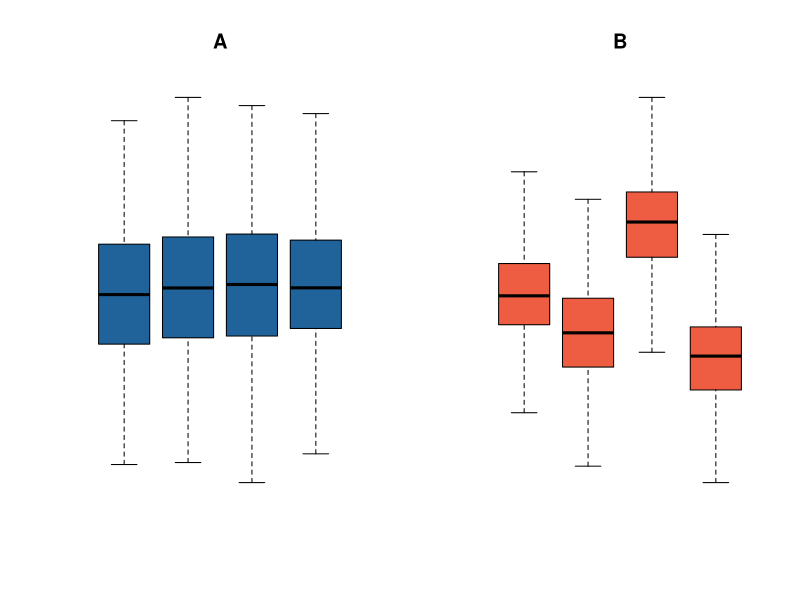

The R source for this figure:
#**ALT=Two groups of box plots. Group A has little variation between box plots; group B has significant variation between box plots.**#
#**HIDE_INPUT**#
library(repr)
options(repr.plot.width = 7, repr.plot.height=4)
par(mfrow = c(1, 2))

n <- 500

A <- rnorm(n, 0, 5)
B <- rnorm(n, 0, 5)
C <- rnorm(n, 0, 5)
D <- rnorm(n, 0, 5)
boxplot(A, B, C, D, col="#20639b", axes=FALSE, outline=FALSE, main= "A")

A <- rnorm(n, 4, 5)
B <- rnorm(n, 0, 5)
C <- rnorm(n, 11, 5)
D <- rnorm(n, -2, 5)
boxplot(A, B, C, D, col = "tomato2", axes = FALSE, outline=FALSE, main = "B")

x1 = c(18, 21, 20, 20, 17)
n1 = length(x1)

xbar1 = sum(x1)/n1
xbar1

x2 = c(22, 19, 18, 21, 19, 16, 18)
n2 = length(x2)

xbar2 = sum(x2)/n2
xbar2

x3 = c(20, 19, 17, 21)
n3 = length(x3)

xbar3 = sum(x3)/n3
xbar3

grandx = (sum(x1) + sum(x2) + sum(x3))/(n1 + n2 + n3)
grandx

x1 = c(82, 104, 119, 56, 85, 94, 81, 106, 82, 92, 109, 71, 95, 86, 34, 89, 80, 53, 78, 99, 57, 87, 69, 98, 75, 88, 59, 104, 65, 66, 74, 73, 73, 106, 91, 89, 85, 84, 53, 81)
x2 = c(80, 52, 72, 72, 43, 61, 66, 58, 118, 73, 76, 64, 81, 65, 63, 78, 72, 83, 104, 54, 69, 100, 63, 71, 38, 73, 92, 70, 86, 51, 66, 89, 74, 85)
x3 = c(75, 87, 79, 96, 72, 75, 93, 84, 80, 95, 72, 56, 83, 98, 96, 54, 106, 66, 120, 77, 88, 90, 75, 98, 113, 55, 44)
x4 = c(92, 68, 74, 82, 94, 44, 63, 61, 99, 71, 85, 42, 90, 94, 48, 97, 89, 65, 81, 45, 93, 81, 73, 69, 93, 75, 76, 61, 75, 102)

n1 = length(x1)
n2 = length(x2)
n3 = length(x3)
n4 = length(x4)

n1
n2
n3
n4

xbar1 = sum(x1)/n1
xbar1

xbar2 = sum(x2)/n2
xbar2

xbar3 = sum(x3)/n3
xbar3

xbar4 = sum(x4)/n4
xbar4

grandx = (sum(x1) + sum(x2) + sum(x3) + sum(x4))/(n1 + n2 + n3 + n4)
grandx

SS_between = n1*(xbar1 - grandx)^2 + n2*(xbar2 - grandx)^2 + n3*(xbar3 - grandx)^2 + n4*(xbar4 - grandx)^2
SS_between

df_between = 3

MS_between = SS_between/df_between
MS_between

SS_within = sum( (x1 - xbar1)^2 ) + sum( (x2 - xbar2)^2 ) + sum( (x3 - xbar3)^2 ) + sum( (x4 - xbar4)^2 )
SS_within

df_within = 127

MS_within = SS_within/df_within
MS_within

F = MS_between/MS_within
F

pf(q = F, df1 = df_between, df2 = df_within, lower.tail = FALSE)

#**VID=0IEzJnLrMEo**#
